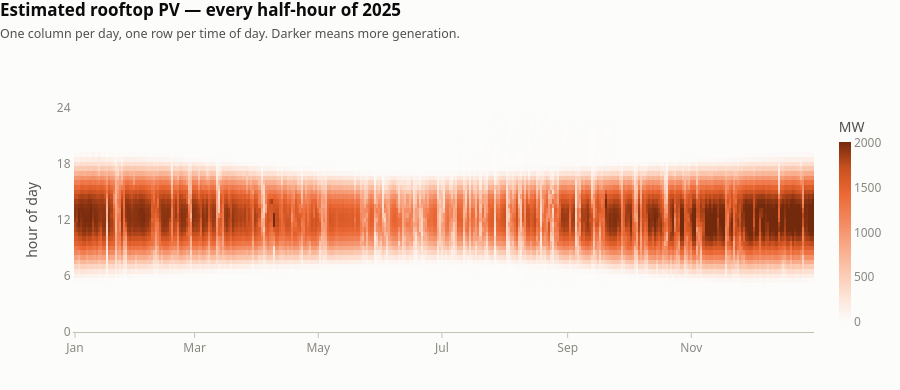
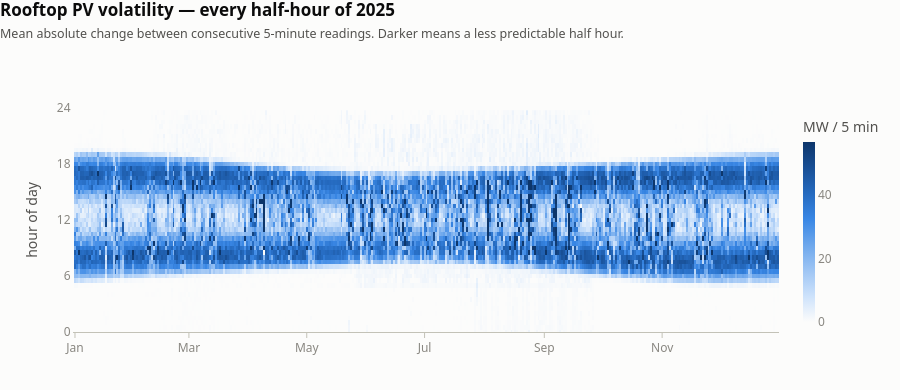

Notebook code for these charts, in order:
### Markdown cell above
### 3. Carpet plots — every interval of the year at once

No aggregation, no window: one column per day, one row per time of day, magnitude as colour.
The solar day's envelope draws itself — the lit block narrows into winter and widens back out —
and each pale vertical scar is a cloudy day.

The second carpet swaps the measure for **volatility**: the mean absolute 5-minute change in each
half hour. It is a map of where the forecasting problem lives, and it is emphatically *not* where
output is highest. Two structures show up that the output carpet cannot show:

- **Two dark bands track sunrise and sunset**, not midday. The steepest 5-minute movement is the
  geometric ramp at the edges of the solar day, and it happens on clear days and cloudy ones alike.
- **Midday darkens in winter and pales in summer** — the reverse of the output carpet. Summer
  middays are reliably clear, so nothing moves; winter middays are where cloud actually bites.

### Code cell
# ── Chart 3: carpet plots ────────────────────────────────────────────────────
def to_surface(ramp):
    """Anchor a single-hue ramp's zero end on the chart surface.

    Half of a solar carpet is night. Left alone, the ramp's lightest step paints
    every zero a visible tint and the plot spends ink on nothing — the demand
    carpets never hit this because demand has no zeros. Blending the low end into
    the surface lets night recede so the lit envelope draws itself.
    """
    stops = [SURFACE] + list(ramp)
    return [[i / (len(stops) - 1), c] for i, c in enumerate(stops)]


def carpet(frame, col, title, subtitle, ramp, transform=None, unit="MW", height=390):
    v = frame[col] if transform is None else transform(frame[col])
    piv = (frame.assign(_v=v)
           .pivot_table(index="tod_min", columns="date", values="_v", aggfunc="mean")
           .sort_index())
    # Clip the colour range to the 1st-99th percentile: a handful of extreme
    # intervals otherwise compress the ramp and wash out the daily structure.
    lo, hi = np.nanpercentile(piv.values.astype(float), [1, 99])
    fig = go.Figure(go.Heatmap(
        z=piv.values, x=piv.columns, y=piv.index / 60, colorscale=to_surface(ramp),
        zmin=lo, zmax=hi, zsmooth=False,
        colorbar=dict(title=dict(text=unit, side="top"), outlinewidth=0,
                      thickness=12, tickfont=dict(color=MUTED)),
        hovertemplate="%{x|%d %b} · %{y:.1f}h<br>%{z:.0f} " + unit + "<extra></extra>"))
    style(fig, title, subtitle, height=height, hover="closest")
    fig.update_yaxes(title_text="hour of day", tickvals=[0, 6, 12, 18, 24],
                     range=[0, 24], gridcolor="rgba(0,0,0,0)")
    fig.update_xaxes(showgrid=False, tickformat="%b")
    return fig


carpet(d30, "dpv_mw",
       f"Estimated rooftop PV — every half-hour of {YEAR}",
       "One column per day, one row per time of day. Darker means more generation.",
       RAMP_ORANGE).show()

# Volatility: mean absolute 5-minute change, averaged into each half hour.
vol = (d05.assign(ramp=d05.dpv_mw.diff().abs())
       .set_index("ts")["ramp"].resample("30min", label="left", closed="left").mean()
       .reset_index())
vol = add_time_parts(vol)

carpet(vol, "ramp",
       f"Rooftop PV volatility — every half-hour of {YEAR}",
       "Mean absolute change between consecutive 5-minute readings. "
       "Darker means a less predictable half hour.",
       RAMP_BLUE, unit="MW / 5 min").show()

### Figure 1 — Plotly figure (JSON) as saved in the notebook; plotly's stock layout.template omitted (floating-point values rounded to 4 significant figures; data arrays with more than 128 entries replaced by an {"elided": "..."} marker saying what was removed)
{"data": [{"colorbar": {"outlinewidth": 0, "thickness": 12, "tickfont": {"color": "#898781"}, "title": {"side": "top", "text": "MW"}}, "colorscale": [[0.0, "#fcfcfb"], [0.1429, "#fde3d6"], [0.2857, "#fbc7ae"], [0.4286, "#f8a785"], [0.5714, "#f2865c"], [0.7143, "#eb6834"], [0.8571, "#c9501f"], [1.0, "#73290c"]], "hovertemplate": "%{x|%d %b} · %{y:.1f}h<br>%{z:.0f} MW<extra></extra>", "type": "heatmap", "x": {"elided": "365 str values"}, "y": [0.0, 0.5, 1.0, 1.5, 2.0, 2.5, 3.0, 3.5, 4.0, 4.5, 5.0, 5.5, 6.0, 6.5, 7.0, 7.5, 8.0, 8.5, 9.0, 9.5, 10.0, 10.5, 11.0, 11.5, 12.0, 12.5, 13.0, 13.5, 14.0, 14.5, 15.0, 15.5, 16.0, 16.5, 17.0, 17.5, 18.0, 18.5, 19.0, 19.5, 20.0, 20.5, 21.0, 21.5, 22.0, 22.5, 23.0, 23.5], "z": {"elided": "48x365 float values"}, "zmax": 2010.0, "zmin": 0.03, "zsmooth": false}], "layout": {"font": {"color": "#52514e", "family": "system-ui, -apple-system, Segoe UI, sans-serif", "size": 12}, "height": 390, "hovermode": "closest", "legend": {"bgcolor": "rgba(0,0,0,0)", "font": {"color": "#52514e"}, "orientation": "h", "x": 0, "y": 1.0, "yanchor": "bottom"}, "margin": {"b": 58, "l": 74, "r": 30, "t": 108}, "paper_bgcolor": "#fcfcfb", "plot_bgcolor": "#fcfcfb", "title": {"font": {"color": "#0b0b0b", "size": 17}, "text": "<b>Estimated rooftop PV — every half-hour of 2025</b><br><span style='font-size:12.5px;color:#52514e'>One column per day, one row per time of day. Darker means more generation.</span>", "x": 0, "xanchor": "left", "y": 0.96}, "xaxis": {"linecolor": "#c3c2b7", "showgrid": false, "tickcolor": "#c3c2b7", "tickfont": {"color": "#898781"}, "tickformat": "%b", "ticks": "outside"}, "yaxis": {"gridcolor": "rgba(0,0,0,0)", "linecolor": "rgba(0,0,0,0)", "range": [0, 24], "tickfont": {"color": "#898781"}, "tickvals": [0, 6, 12, 18, 24], "title": {"text": "hour of day"}}}}

### Figure 2 — Plotly figure (JSON) as saved in the notebook; plotly's stock layout.template omitted (floating-point values rounded to 4 significant figures; data arrays with more than 128 entries replaced by an {"elided": "..."} marker saying what was removed)
{"data": [{"colorbar": {"outlinewidth": 0, "thickness": 12, "tickfont": {"color": "#898781"}, "title": {"side": "top", "text": "MW / 5 min"}}, "colorscale": [[0.0, "#fcfcfb"], [0.1429, "#cde2fb"], [0.2857, "#9ec5f4"], [0.4286, "#6da7ec"], [0.5714, "#3987e5"], [0.7143, "#256abf"], [0.8571, "#184f95"], [1.0, "#0d366b"]], "hovertemplate": "%{x|%d %b} · %{y:.1f}h<br>%{z:.0f} MW / 5 min<extra></extra>", "type": "heatmap", "x": {"elided": "365 str values"}, "y": [0.0, 0.5, 1.0, 1.5, 2.0, 2.5, 3.0, 3.5, 4.0, 4.5, 5.0, 5.5, 6.0, 6.5, 7.0, 7.5, 8.0, 8.5, 9.0, 9.5, 10.0, 10.5, 11.0, 11.5, 12.0, 12.5, 13.0, 13.5, 14.0, 14.5, 15.0, 15.5, 16.0, 16.5, 17.0, 17.5, 18.0, 18.5, 19.0, 19.5, 20.0, 20.5, 21.0, 21.5, 22.0, 22.5, 23.0, 23.5], "z": {"elided": "48x365 float values"}, "zmax": 56.55, "zmin": 0.0, "zsmooth": false}], "layout": {"font": {"color": "#52514e", "family": "system-ui, -apple-system, Segoe UI, sans-serif", "size": 12}, "height": 390, "hovermode": "closest", "legend": {"bgcolor": "rgba(0,0,0,0)", "font": {"color": "#52514e"}, "orientation": "h", "x": 0, "y": 1.0, "yanchor": "bottom"}, "margin": {"b": 58, "l": 74, "r": 30, "t": 108}, "paper_bgcolor": "#fcfcfb", "plot_bgcolor": "#fcfcfb", "title": {"font": {"color": "#0b0b0b", "size": 17}, "text": "<b>Rooftop PV volatility — every half-hour of 2025</b><br><span style='font-size:12.5px;color:#52514e'>Mean absolute change between consecutive 5-minute readings. Darker means a less predictable half hour.</span>", "x": 0, "xanchor": "left", "y": 0.96}, "xaxis": {"linecolor": "#c3c2b7", "showgrid": false, "tickcolor": "#c3c2b7", "tickfont": {"color": "#898781"}, "tickformat": "%b", "ticks": "outside"}, "yaxis": {"gridcolor": "rgba(0,0,0,0)", "linecolor": "rgba(0,0,0,0)", "range": [0, 24], "tickfont": {"color": "#898781"}, "tickvals": [0, 6, 12, 18, 24], "title": {"text": "hour of day"}}}}
